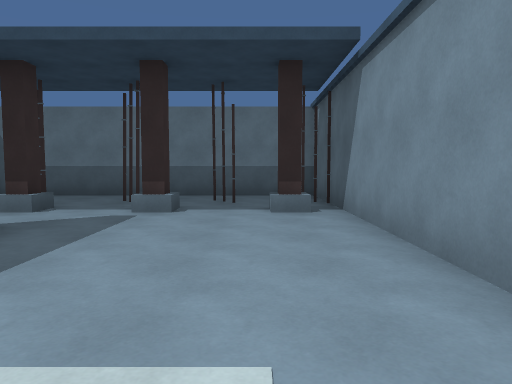
[1] (above)

20 first-person views from a walk through a 3-D level made in the Unity game engine. The camera is 1.3 m above the floor, tilts 4° down and sees 70° across. Doors are open. The floor is counted in squares, 2 m on a side. Each view is taken from the middle of a square. On the plan, view 1 faces up. The plan holds only what a view shows up to about 11 squares ahead; the rest is blank. The place goes on beyond the plan. The player character is not drawn.

[2]
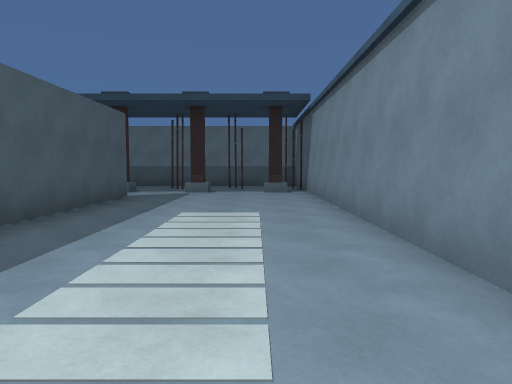

[3]
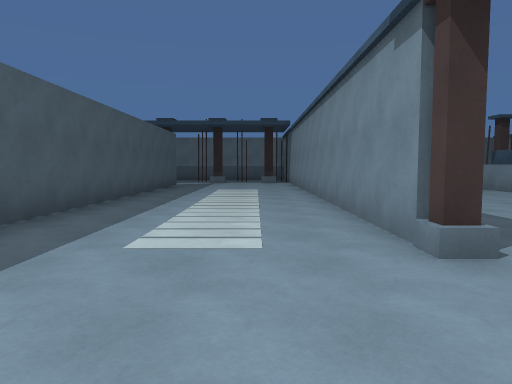

[4]
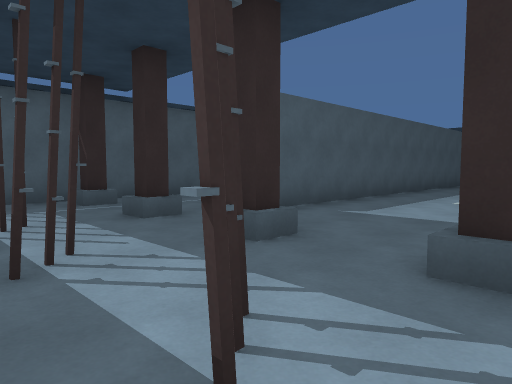

[5]
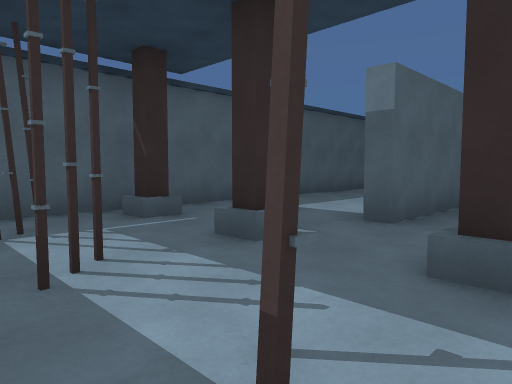

[6]
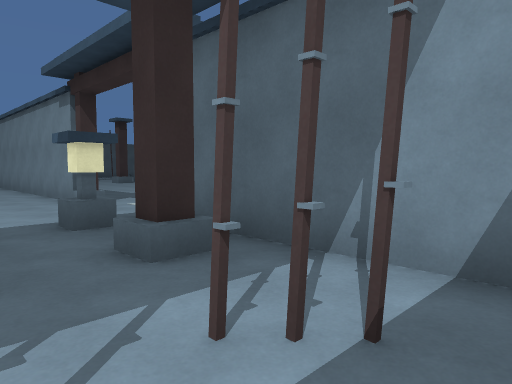

[7]
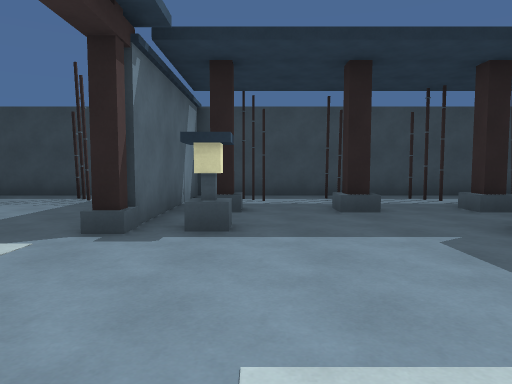

[8]
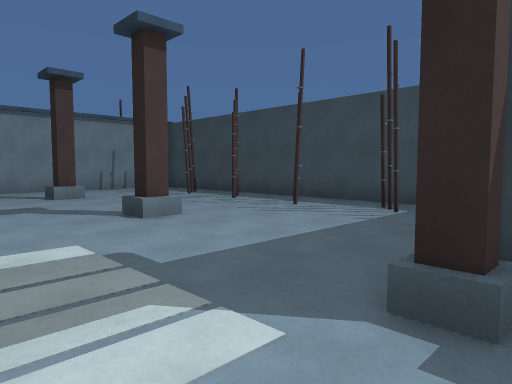

[9]
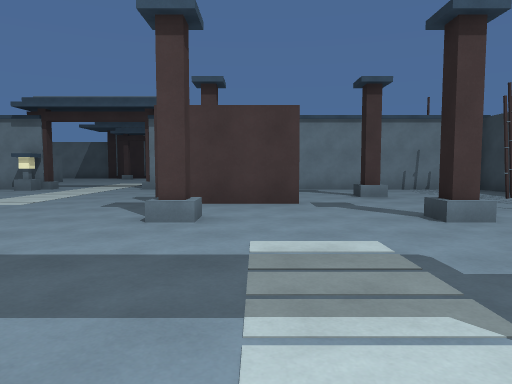

[10]
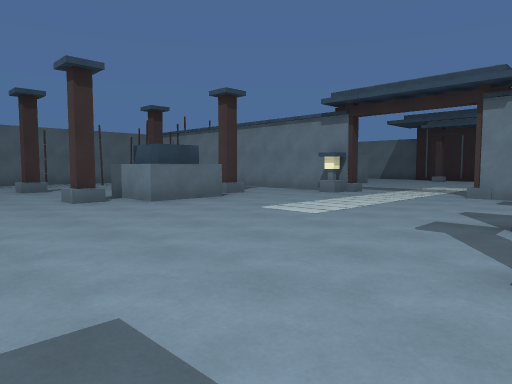

[11]
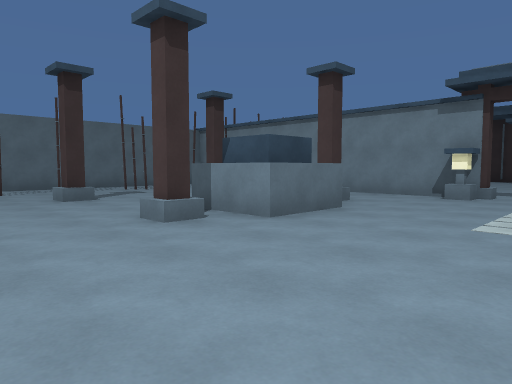

[12]
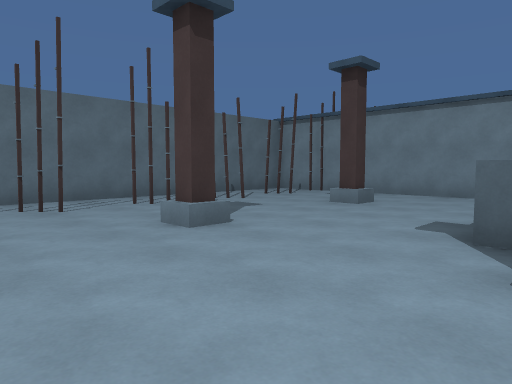

[13]
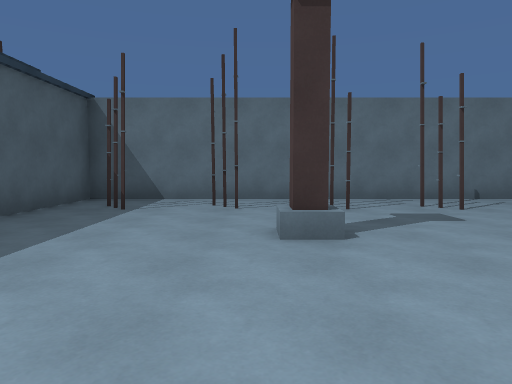

[14]
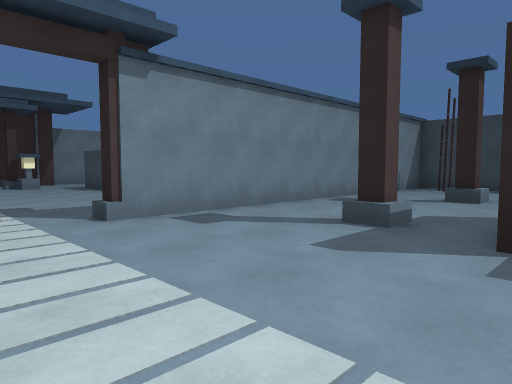

[15]
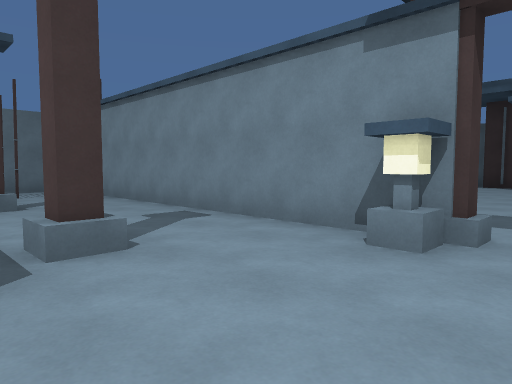

[16]
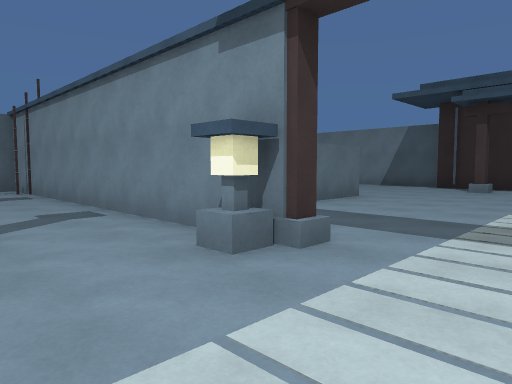

[17]
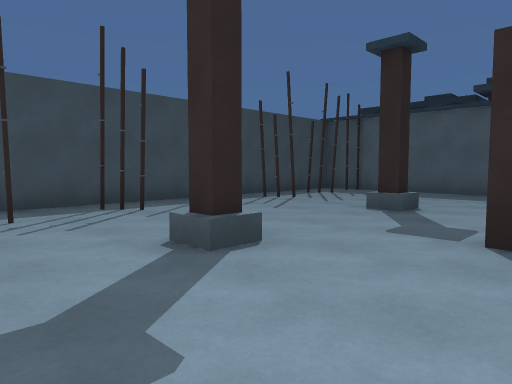

[18]
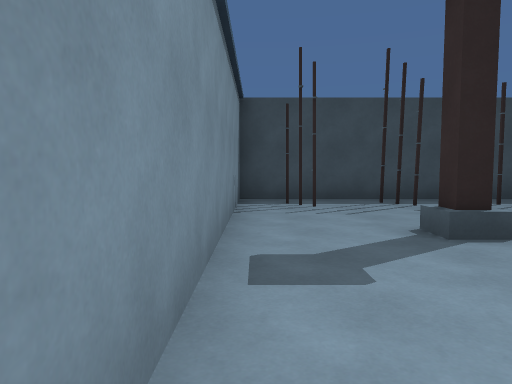

[19]
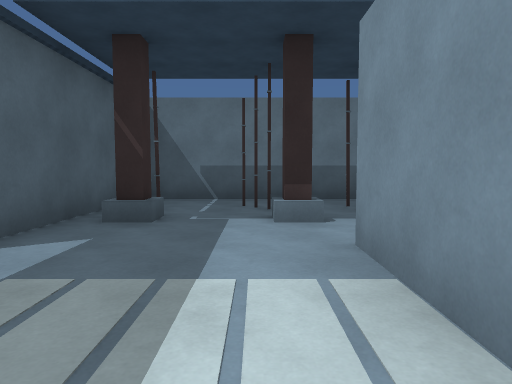

[20]
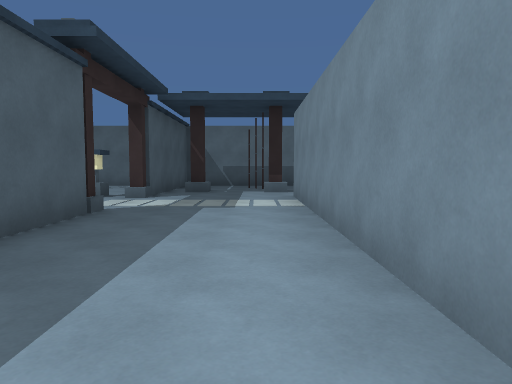

### Floor plan
Key: @ floor where view 1 was taken; # wall or solid block; x gap in a wall; . floor; / step, stairs or slope; O other object.
Columns run from 7 left of view 1 to 21 right of it. Each row starts with its distance up from view 1.
  9  ###################
  8  #.......#.........#
  7  #.#./#x###xx#.#xxx#
  6  #//#///##.........#
  5 .#///////#...#..#..#
  4 .#..#....#.........#
  3 ....#....#.........#
  2 ....#....#.........#  ## ..
  1  #..#....#....Ox#..# .......#
  0  #..#..@.#.........#........#
 -1  #..#....#........O#........#
 -2  #..#....#...............
 -3  #..#....#.............
 -4  # .#....#.........#.......
 -5  #. #....#.........# .....O
 -6  #. #....#...#.##..#   .##.
 -7  #..#..........#...#
 -8  #..#..............#
 -9  #..x...##...#..#..#
-10  #////#/##.........#
-11  #///////#.........#
-12  ####xx#.#....#....#
-13  ####....#.........#
-14     ################

Positions as (right, up) in squares from view 1, and headings:
1: (0, 0), facing up
2: (0, -4), facing up
3: (0, -9), facing up
4: (1, -13), facing up-left
5: (-1, -13), facing up-left
6: (-1, -13), facing up-right
7: (0, -5), facing down
8: (1, -7), facing down-right
9: (1, -7), facing right
10: (3, -6), facing up-right
11: (3, -3), facing up-right
12: (3, 1), facing up-right
13: (5, 1), facing up
14: (7, -2), facing down-right
15: (8, -2), facing up-right
16: (9, -3), facing up-right
17: (11, -7), facing down-left
18: (11, -6), facing down
19: (-4, 1), facing up
20: (-4, -4), facing up
